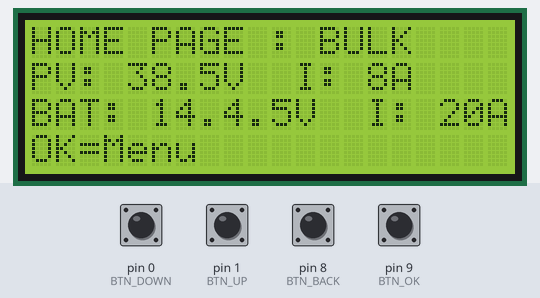
A sketch run on a simulated Arduino Uno, built with avr-gcc and run on an emulated ATmega328P. On the bench: 20×4 character LCD. The inputs (shaded band) are chosen by the test bench; at power-on: pin 0 (BTN_DOWN), pin 1 (BTN_UP), pin 8 (BTN_BACK), pin 9 (BTN_OK) HIGH.

Above: at 2.7 s.
2.8 s: pin 9 (BTN_OK) pulled LOW for 0.15 s
At 3.5 s:
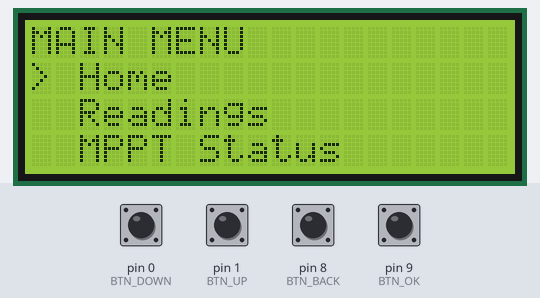
4.4 s: pin 0 (BTN_DOWN) pulled LOW for 0.15 s
6.0 s: pin 0 (BTN_DOWN) pulled LOW for 1 s
8.5 s: pin 9 (BTN_OK) pulled LOW for 1 s
At 9.5 s:
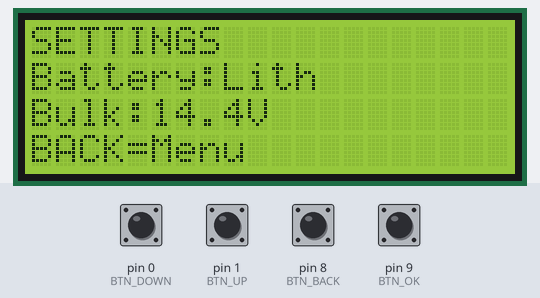
11.0 s: pin 8 (BTN_BACK) pulled LOW for 0.15 s
At 12.3 s:
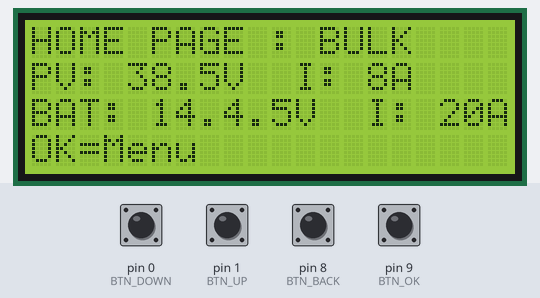
Timing chart, 0 to 13.6 s (numbered marks = the images above; inputs shaded):
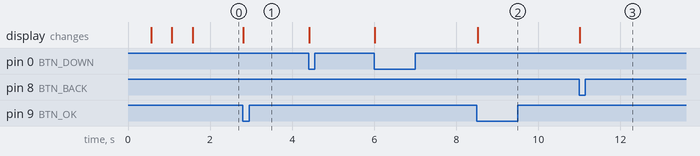

The sketch:

mppt_lcd.ino
```cpp
#include <Arduino.h>
#include <LiquidCrystal.h>

// LCD Pins
const int rs = 3;
const int en = 2;
const int d4 = 4;
const int d5 = 5;
const int d6 = 6;
const int d7 = 7;

// Buttons
#define BTN_OK     9
#define BTN_BACK   8
#define BTN_UP     1
#define BTN_DOWN   0

LiquidCrystal lcd(rs, en, d4, d5, d6, d7);

// =========================
// MENU VARIABLES
// =========================

int menuIndex = 0;      // selected item
int menuTop = 0;        // first visible item
bool pageSelected = false;

const char* menuItems[] =
{
  "Home",
  "Readings",
  "MPPT Status",
  "Battery Type",
  "Charge Voltages",
  "Current Limit",
  "System Info",
  "Factory Reset"
};

const int menuCount = 8;

// =========================
// BUTTON EDGE DETECTION
// =========================

bool lastUp    = HIGH;
bool lastDown  = HIGH;
bool lastOK    = HIGH;
bool lastBack  = HIGH;

// =========================
void startup()
{

lcd.clear();

lcd.setCursor(3,0);
lcd.print("TIVANA SOLAR MPPT");


lcd.setCursor(6,1);
lcd.print("Version 1");


lcd.setCursor(1,2);
lcd.print("Initializing");


for(int i=0;i<3;i++)
{
 lcd.print(".");
 delay(500);
}

showHome();

}


void drawMenu()
{
  lcd.clear();

  lcd.setCursor(0,0);
  lcd.print("MAIN MENU");

  for(int row=0; row<3; row++)
  {
    int item = menuTop + row;

    if(item >= menuCount)
      break;

    lcd.setCursor(0,row+1);

    if(item == menuIndex)
      lcd.print("> ");
    else
      lcd.print("  ");

    lcd.print(menuItems[item]);
  }
}

// =========================

void showHome()
{
  lcd.clear();

  lcd.setCursor(0,0);
  lcd.print("HOME PAGE : BULK");

  lcd.setCursor(0,1);
  lcd.print("PV: 38.5V  I: 8A");

  lcd.setCursor(0,2);
  lcd.print("BAT: 14.4.5V  I: 20A");

  lcd.setCursor(0,3);
  lcd.print("OK=Menu");
}

// =========================

void showReadings()
{
  lcd.clear();

  lcd.setCursor(0,0);
  lcd.print("READINGS");

  lcd.setCursor(0,1);
  lcd.print("PV:38.5V 5.2A");

  lcd.setCursor(0,2);
  lcd.print("BAT:13.8V");

  lcd.setCursor(0,3);
  lcd.print("BACK=Menu");
}

// =========================

void showSettings()
{
  lcd.clear();

  lcd.setCursor(0,0);
  lcd.print("SETTINGS");

  lcd.setCursor(0,1);
  lcd.print("Battery:Lith");

  lcd.setCursor(0,2);
  lcd.print("Bulk:14.4V");

  lcd.setCursor(0,3);
  lcd.print("BACK=Menu");
}

// =========================

void showAbout()
{
  lcd.clear();

  lcd.setCursor(0,0);
  lcd.print("ABOUT");

  lcd.setCursor(0,1);
  lcd.print("ESP32 MPPT");

  lcd.setCursor(0,2);
  lcd.print("LCD 20x4 Demo");

  lcd.setCursor(0,3);
  lcd.print("BACK=Menu");
}

// =========================

void openPage()
{
  switch(menuIndex)
  {
    case 0:
      showHome();
      break;

    case 1:
      showReadings();
      break;

    case 2:
      showSettings();
      break;

    case 3:
      showAbout();
      break;
  }
}

// =========================

void setup()
{
  lcd.begin(20,4);

  pinMode(BTN_OK, INPUT_PULLUP);
  pinMode(BTN_BACK, INPUT_PULLUP);
  pinMode(BTN_UP, INPUT_PULLUP);
  pinMode(BTN_DOWN, INPUT_PULLUP);

startup();


  pageSelected = true;
}

// =========================

void loop()
{
  bool upNow   = digitalRead(BTN_UP);
  bool downNow = digitalRead(BTN_DOWN);
  bool okNow   = digitalRead(BTN_OK);
  bool backNow = digitalRead(BTN_BACK);

  // UP
  if(lastUp == HIGH && upNow == LOW)
{
  if(!pageSelected)
  {
    menuIndex--;

    if(menuIndex < 0)
    {
      menuIndex = menuCount - 1;
      menuTop = menuCount - 3;
    }

    if(menuIndex < menuTop)
      menuTop--;

    drawMenu();
  }
}

  // DOWN
 if(lastDown == HIGH && downNow == LOW)
{
  if(!pageSelected)
  {
    menuIndex++;

    if(menuIndex >= menuCount)
      menuIndex = 0;

    if(menuIndex > menuTop + 2)
      menuTop++;

    if(menuIndex == 0)
      menuTop = 0;

    drawMenu();
  }
}

  // OK
 if(lastOK == HIGH && okNow == LOW)
{
  if(pageSelected)
  {
    pageSelected = false;
    drawMenu();
  }
  else
  {
    pageSelected = true;
    openPage();
  }
}

  // BACK
if(lastBack == HIGH && backNow == LOW)
{
  pageSelected = true;
  showHome();
}

  lastUp = upNow;
  lastDown = downNow;
  lastOK = okNow;
  lastBack = backNow;

  delay(20);
}
```

Measured:
- after the input at 2.8 s, the display: changes at once (image 1)
- after the input at 8.5 s, the display: changes at once (image 2)
- after the input at 11.0 s, the display: changes at once (image 3)
